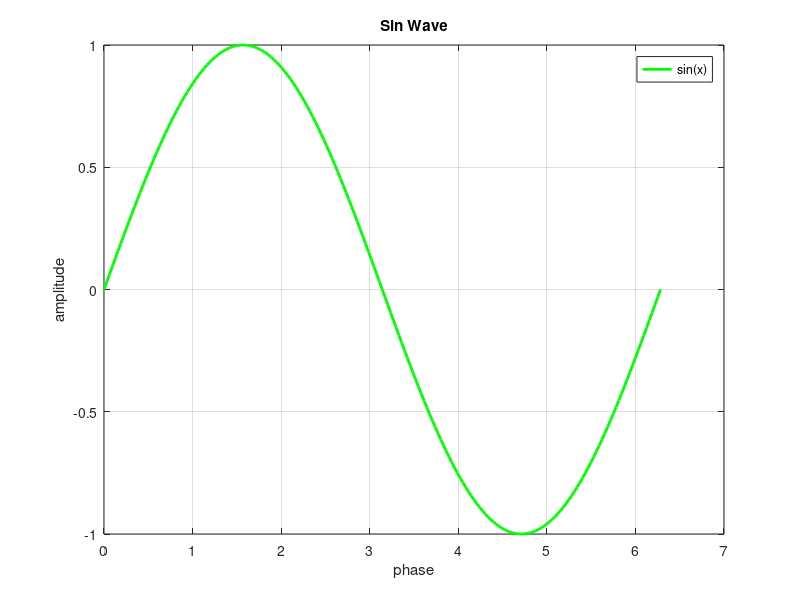

The MATLAB source for this figure:
% LAB(1) 
% Name:Abdallah Mohamed Elsayed Lotfy

clc
clear vars

%% PART 1 (Cell Arrays)

x=99;
cellarray_various={2002,'abdallah',x};
birth_year=cellarray_various{1};
display(birth_year);
my_name=cellarray_various{2};
display(my_name);
variable_x=cellarray_various{3};
display(variable_x);

%% PART 2 (Structures)

student.name='abdallah';
student.age=21;
student.city='6 october';
display(student);

%% PART 3 (Character Data)

Name_array_1=['abdallah',' ','mohamed '];
display(Name_array_1);
Name_array_2=['elsayed',' ','lotfy'];
display(Name_array_2);
Name_array=[Name_array_1 Name_array_2];
display(Name_array);

%% PART 4 (Conditional Statements If)

num = 77;
if rem(num,2)==0
    display(num);
    display('your number is even');
else
    display(num);
    display('your number is odd');
end

%% PART 5 (For Loops)

for i=1:10
    display(i);
end

%% PART 6  (Basic Plotting)

x = 0:pi/100:2*pi;
y = sin(x);
plot(x,y,'g','linewidth',2)
grid on
xlabel('phase')
ylabel('amplitude')
title('Sin Wave')
legend('sin(x)')

